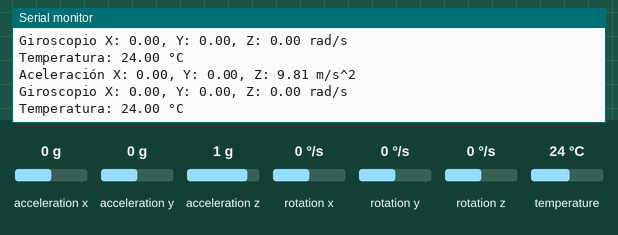
A sketch run on a simulated Arduino Uno, built with avr-gcc and run on an emulated ATmega328P. Shown: the last lines printed to the serial monitor. The test bench sets the inputs (shaded band); at power-on: acceleration x 0 g, acceleration y 0 g, acceleration z 1 g, rotation x 0 °/s, rotation y 0 °/s, rotation z 0 °/s, temperature 24 °C.

Above: at 2.4 s.
2.5 s: acceleration x set to -1.4 g
At 3.07 s:
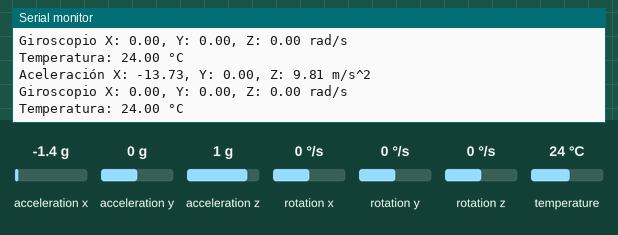
4.0 s: acceleration y set to -1.4 g
At 4.59 s:
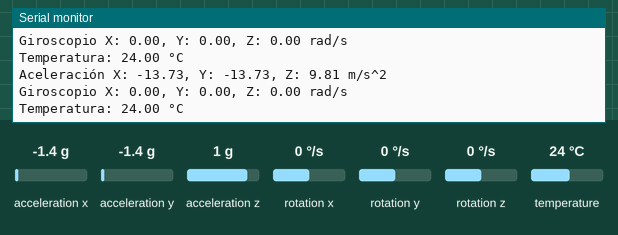
5.5 s: acceleration z set to -1.4 g
At 6.12 s:
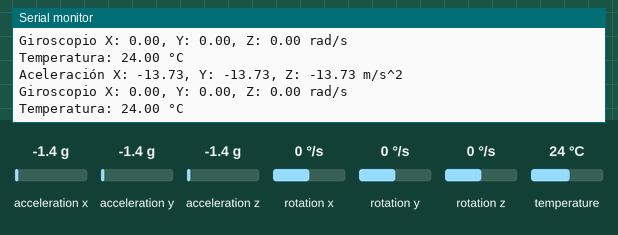
7.0 s: rotation x set to -192 °/s
At 7.64 s:
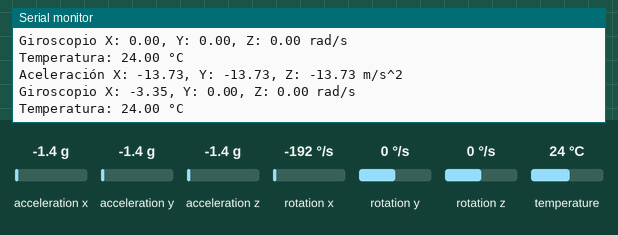
8.5 s: rotation y set to -192 °/s
At 9.16 s:
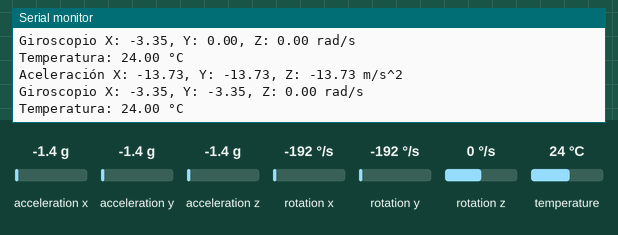

The sketch:

Acelerometro_IMU_calibracion.ino
```cpp
#include <Adafruit_MPU6050.h>
#include <Adafruit_Sensor.h>
#include <Wire.h>

Adafruit_MPU6050 mpu;

float accel_offset_x = 0, accel_offset_y = 0, accel_offset_z = 0;
float gyro_offset_x = 0, gyro_offset_y = 0, gyro_offset_z = 0;

void calibrateMPU6050(int samples = 100) {
  Serial.println("Calibrando sensores...");

  float sum_ax = 0, sum_ay = 0, sum_az = 0;
  float sum_gx = 0, sum_gy = 0, sum_gz = 0;

  sensors_event_t a, g, temp;

  for (int i = 0; i < samples; i++) {
    mpu.getEvent(&a, &g, &temp);
    sum_ax += a.acceleration.x;
    sum_ay += a.acceleration.y;
    sum_az += a.acceleration.z - 9.81;  // Restar gravedad
    sum_gx += g.gyro.x;
    sum_gy += g.gyro.y;
    sum_gz += g.gyro.z;
    delay(10);
  }

  accel_offset_x = sum_ax / samples;
  accel_offset_y = sum_ay / samples;
  accel_offset_z = sum_az / samples;
  gyro_offset_x = sum_gx / samples;
  gyro_offset_y = sum_gy / samples;
  gyro_offset_z = sum_gz / samples;

  Serial.println("Calibración completada.");
}

void setup() {
  Serial.begin(115200);
  while (!Serial) delay(10);

  if (!mpu.begin()) {
    Serial.println("Error: No se encontró el MPU6050");
    while (1) delay(10);
  }

  Serial.println("MPU6050 encontrado!");

  // Configuración de rangos
  mpu.setAccelerometerRange(MPU6050_RANGE_8_G);
  mpu.setGyroRange(MPU6050_RANGE_500_DEG);
  mpu.setFilterBandwidth(MPU6050_BAND_5_HZ);

  // Calibración
  calibrateMPU6050();
}

void loop() {
  sensors_event_t a, g, temp;
  mpu.getEvent(&a, &g, &temp);

  Serial.print("Aceleración X: ");
  Serial.print(a.acceleration.x - accel_offset_x);
  Serial.print(", Y: ");
  Serial.print(a.acceleration.y - accel_offset_y);
  Serial.print(", Z: ");
  Serial.print(a.acceleration.z - accel_offset_z);
  Serial.println(" m/s^2");

  Serial.print("Giroscopio X: ");
  Serial.print(g.gyro.x - gyro_offset_x);
  Serial.print(", Y: ");
  Serial.print(g.gyro.y - gyro_offset_y);
  Serial.print(", Z: ");
  Serial.print(g.gyro.z - gyro_offset_z);
  Serial.println(" rad/s");

  Serial.print("Temperatura: ");
  Serial.print(temp.temperature);
  Serial.println(" °C");

  Serial.println();
  delay(500);
}
```

Measured:
- after the input at 2.5 s, the serial monitor: prints a new line after 0.26 s (image 1)
- after the input at 4.0 s, the serial monitor: prints a new line after 0.28 s (image 2)
- after the input at 5.5 s, the serial monitor: prints a new line after 0.30 s (image 3)
- after the input at 7.0 s, the serial monitor: prints a new line after 0.33 s (image 4)
- after the input at 8.5 s, the serial monitor: prints a new line after 0.35 s (image 5)
